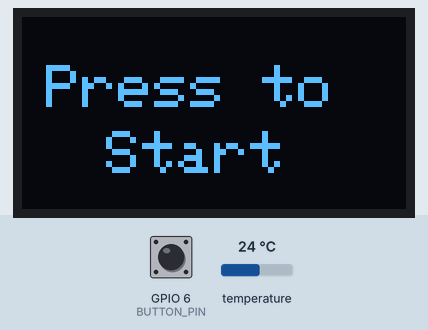
Bench run of a sketch on a simulated ESP32-C3. Parts: 128×64 one-colour display. The inputs (shaded band) are chosen by the test bench; at power-on: GPIO 6 (BUTTON_PIN) HIGH, temperature 24 °C. The OLED is the two-colour kind (top 16 rows yellow); what the sketch prints to the serial monitor is not drawn.

Above: at 2.2 s.
2.3 s: GPIO 6 (BUTTON_PIN) pulled LOW for 0.15 s
At 3.2 s:
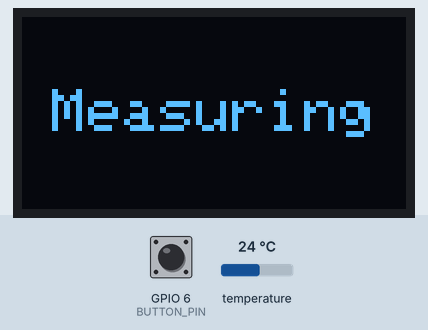
At 20.2 s:
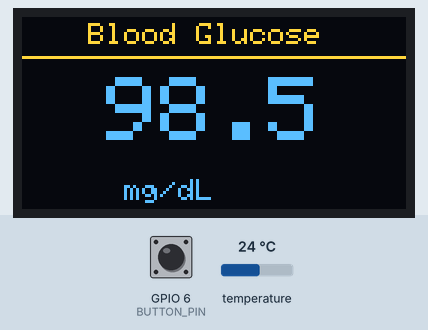
Timing chart, 0 to 20.5 s (numbered marks = the images above; inputs shaded):
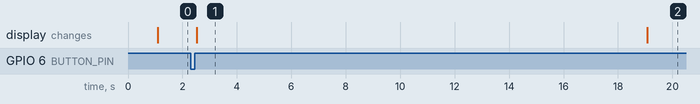

The sketch:

OLED.ino
```cpp
/* ESP32C3 BLE Monitor
 * @auther : Ziad-Elmekawy
 * @file   : Hardware/OLED
 * @date   : 24, April, 2026
 * @proj   : AURA Health Monitor
 * @desc   : Measure Temperature body and Blood Glucose
*/

#include <Wire.h>
#include <Adafruit_GFX.h>
#include <Adafruit_SSD1306.h>
#include <OneWire.h>
#include <DallasTemperature.h>

#define SCREEN_WIDTH 128
#define SCREEN_HEIGHT 64
#define OLED_RESET -1
#define SCREEN_ADDRESS 0x3C
#define BUTTON_PIN 6
#define ONE_WIRE_BUS 3  // DS18B20 data pin → GPIO5

Adafruit_SSD1306 display(SCREEN_WIDTH, SCREEN_HEIGHT, &Wire, OLED_RESET);
OneWire oneWire(ONE_WIRE_BUS);
DallasTemperature sensors(&oneWire);

// ─────────────────────────────────────────
//  DRAW HELPERS
// ─────────────────────────────────────────

void drawBattery(int x, int y, int percentage) {
  display.drawRect(x, y, 22, 10, SSD1306_WHITE);
  display.fillRect(x + 22, y + 3, 3, 4, SSD1306_WHITE);
  int fillWidth = map(percentage, 0, 100, 0, 20);
  display.fillRect(x + 1, y + 1, fillWidth, 8, SSD1306_WHITE);
}

void drawBluetooth(int x, int y, bool connected) {
  if (connected) {
    display.drawLine(x + 3, y,     x + 3, y + 12, SSD1306_WHITE);
    display.drawLine(x + 4, y,     x + 4, y + 12, SSD1306_WHITE);
    display.drawLine(x + 3, y,     x + 7, y + 3,  SSD1306_WHITE);
    display.drawLine(x + 4, y,     x + 8, y + 3,  SSD1306_WHITE);
    display.drawLine(x + 7, y + 3, x + 3, y + 6,  SSD1306_WHITE);
    display.drawLine(x + 8, y + 3, x + 4, y + 6,  SSD1306_WHITE);
    display.drawLine(x + 3, y + 6, x + 7, y + 9,  SSD1306_WHITE);
    display.drawLine(x + 4, y + 6, x + 8, y + 9,  SSD1306_WHITE);
    display.drawLine(x + 7, y + 9, x + 3, y + 12, SSD1306_WHITE);
    display.drawLine(x + 8, y + 9, x + 4, y + 12, SSD1306_WHITE);
    display.fillTriangle(x + 4, y + 1, x + 7, y + 3, x + 4, y + 6,  SSD1306_WHITE);
    display.fillTriangle(x + 4, y + 6, x + 7, y + 9, x + 4, y + 11, SSD1306_WHITE);
    display.fillRect(x - 3, y + 3, 2, 2, SSD1306_WHITE);
    display.fillRect(x + 9, y + 3, 2, 2, SSD1306_WHITE);
    display.fillRect(x - 3, y + 8, 2, 2, SSD1306_WHITE);
    display.fillRect(x + 9, y + 8, 2, 2, SSD1306_WHITE);
  } else {
    display.drawLine(x + 3, y,     x + 3, y + 12, SSD1306_WHITE);
    display.drawLine(x + 3, y,     x + 7, y + 3,  SSD1306_WHITE);
    display.drawLine(x + 7, y + 3, x + 3, y + 6,  SSD1306_WHITE);
    display.drawLine(x + 3, y + 6, x + 7, y + 9,  SSD1306_WHITE);
    display.drawLine(x + 7, y + 9, x + 3, y + 12, SSD1306_WHITE);
    display.drawPixel(x - 2, y + 4, SSD1306_WHITE);
    display.drawPixel(x + 9, y + 4, SSD1306_WHITE);
    display.drawPixel(x - 2, y + 9, SSD1306_WHITE);
    display.drawPixel(x + 9, y + 9, SSD1306_WHITE);
  }
}

// ─────────────────────────────────────────
//  SCREENS
// ─────────────────────────────────────────

void showSplashScreen(int batteryPercent, bool btConnected) {
  display.clearDisplay();
  drawBluetooth(4, 1, btConnected);
  display.setTextSize(1);
  display.setTextColor(SSD1306_WHITE);
  char batStr[5];
  snprintf(batStr, sizeof(batStr), "%d%%", batteryPercent);
  display.setCursor(batteryPercent == 100 ? 74 : 80, 3);
  display.println(batStr);
  drawBattery(100, 2, batteryPercent);
  display.setTextSize(3);
  display.setCursor(24, 18);
  display.println("AURA");
  display.setTextSize(1);
  display.setCursor(15, 54);
  display.println("Health Monitor");
  display.display();
}

void showPressButtonScreen() {
  display.clearDisplay();
  display.setTextSize(2);
  display.setTextColor(SSD1306_WHITE);
  display.setCursor(8, 16);
  display.println("Press to");
  display.setCursor(28, 38);
  display.println("Start");
  display.display();
}

void showMeasuringScreen() {
  display.clearDisplay();
  display.setTextSize(2);
  display.setTextColor(SSD1306_WHITE);
  display.setCursor(10, 24);
  display.println("Measuring");
  display.display();
}

void showBloodGlucoseScreen(float glucose) {
  display.clearDisplay();
  display.setTextSize(1);
  display.setTextColor(SSD1306_WHITE);
  display.setCursor(22, 2);
  display.println("Blood Glucose");
  display.drawLine(0, 13, 128, 13, SSD1306_WHITE);
  display.setTextSize(3);
  char valStr[8];
  dtostrf(glucose, 4, 1, valStr);
  int valWidth = strlen(valStr) * 18;
  display.setCursor((128 - valWidth) / 2, 20);
  display.println(valStr);
  display.setTextSize(1);
  display.setCursor(34, 54);
  display.println("mg/dL");
  display.display();
}

void showTemperatureScreen(float temperature) {
  display.clearDisplay();
  display.setTextSize(1);
  display.setTextColor(SSD1306_WHITE);
  display.setCursor(22, 2);
  display.println("Body Temperature");
  display.drawLine(0, 13, 128, 13, SSD1306_WHITE);

  // Handle sensor error
  if (temperature == DEVICE_DISCONNECTED_C) {
    display.setTextSize(1);
    display.setCursor(10, 28);
    display.println("Sensor Error!");
    display.setCursor(10, 42);
    display.println("Check connection");
  } else {
    display.setTextSize(3);
    char valStr[8];
    dtostrf(temperature, 4, 1, valStr);
    int valWidth = strlen(valStr) * 18;
    display.setCursor((128 - valWidth) / 2, 20);
    display.println(valStr);
    display.setTextSize(1);
    display.setCursor(50, 54);
    display.println("\xF8""C");  // °C symbol
  }
  display.display();
}

// ─────────────────────────────────────────
//  BUTTON HELPER
// ─────────────────────────────────────────

void waitForButtonPress() {
  while (digitalRead(BUTTON_PIN) == HIGH) delay(10);
  delay(50);
  while (digitalRead(BUTTON_PIN) == LOW);
  delay(50);
}

// ─────────────────────────────────────────
//  READ TEMPERATURE
// ─────────────────────────────────────────

float readTemperature() {
  const int samples = 20;
  const float TEMP_OFFSET = 10.0;  // Adjust after calibration
  float total = 0;
  int validCount = 0;

  sensors.setResolution(12);
  sensors.setWaitForConversion(true);  // Auto-wait 750ms per read

  for (int i = 0; i < samples; i++) {
    sensors.requestTemperatures();
    float t = sensors.getTempCByIndex(0);

    if (t != DEVICE_DISCONNECTED_C && t > 0.0 && t < 50.0) {
      total += t;
      validCount++;
    }
  }

  if (validCount == 0) return DEVICE_DISCONNECTED_C;

  return (total / validCount) + TEMP_OFFSET;
}

// ─────────────────────────────────────────
//  SETUP
// ─────────────────────────────────────────

void setup() {
  Serial.begin(115200);
  pinMode(BUTTON_PIN, INPUT_PULLUP);
  Wire.begin(8, 9);
  sensors.begin();  // Start DS18B20

  if (!display.begin(SSD1306_SWITCHCAPVCC, SCREEN_ADDRESS)) {
    Serial.println(F("SSD1306 allocation failed"));
    for (;;);
  }

  // Splash screen → 1 second → Press to Start
  showSplashScreen(70, false);
  delay(1000);
  showPressButtonScreen();
}

// ─────────────────────────────────────────
//  LOOP
// ─────────────────────────────────────────

void loop() {
  // Wait for button press on "Press to Start" screen
  waitForButtonPress();

  // Show measuring animation
  showMeasuringScreen();
  delay(500);  // Brief pause before reading

  // Read DS18B20
  float temperature = readTemperature();
  Serial.print("Temperature: ");
  Serial.println(temperature);

  // Show measuring dots while waiting for sensor
  // DS18B20 needs ~750ms for 12-bit resolution
  delay(750);

  // Show Blood Glucose (replace 98.5 with real sensor value)
  showBloodGlucoseScreen(98.5);
  waitForButtonPress();

  // Show Temperature from DS18B20
  showTemperatureScreen(temperature);
  waitForButtonPress();

  // Back to Press to Start
  showPressButtonScreen();
}
```

Measured:
- after the input at 2.3 s, the display: changes after 0.23 s (image 1)
- what the display in image 1 shows lasts 16.6 s, from 2.5 s to 19.1 s
